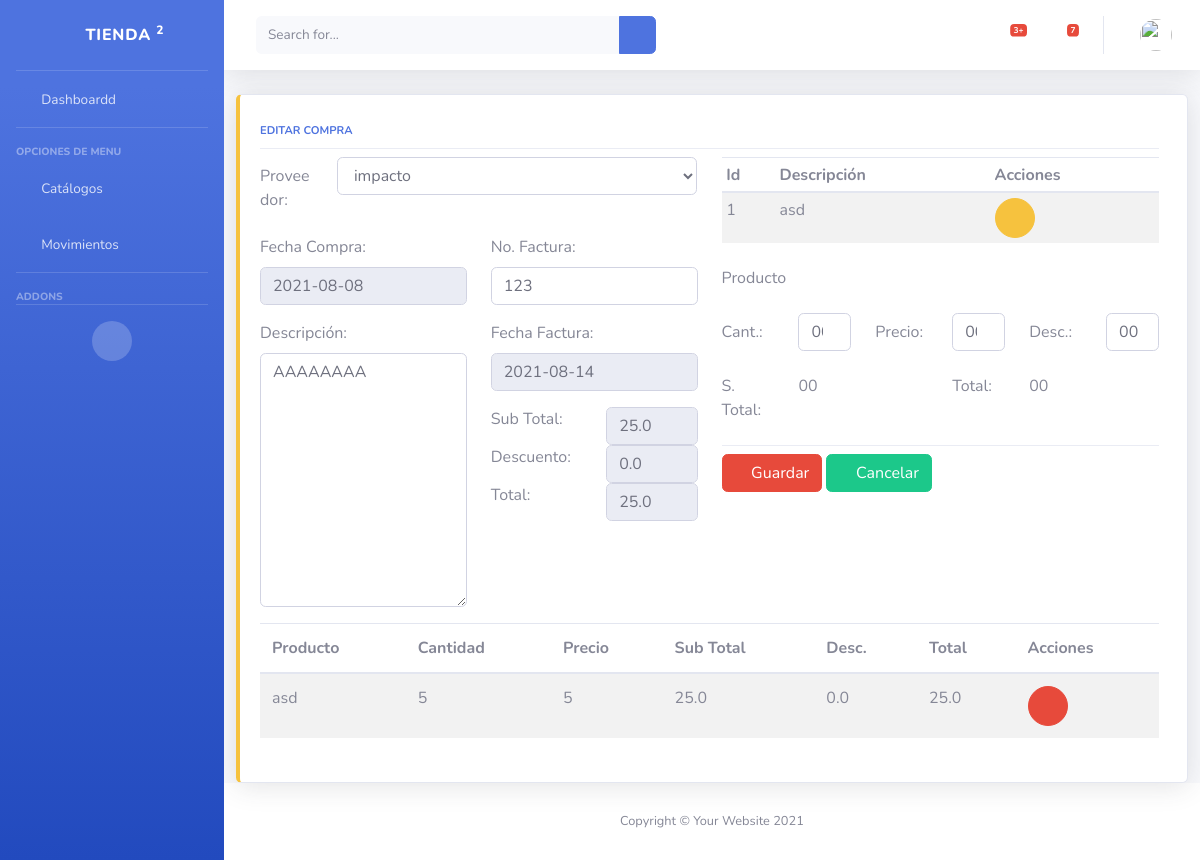
Page /cmp/compras/edit/2 (signed in) on the committed database.
### cmp/models.py (models this page shows, shortened)
class ComprasEnc(Class_Modelo):
    fecha_compra=models.DateField(null=True,blank=True)
    observacion=models.TextField(blank=True,null=True)
    no_factura=models.CharField(max_length=100)
    fecha_factura=models.DateField()
    sub_total=models.FloatField(default=0)
    descuento=models.FloatField(default=0)
    total=models.FloatField(default=0)
    proveedor=models.ForeignKey(Proveedor,on_delete=models.CASCADE)
    class Meta:
        verbose_name_plural = "Encabezado Compras"
        verbose_name="Encabezado Compra"

class ComprasDet(Class_Modelo):
    compra=models.ForeignKey(ComprasEnc,on_delete=models.CASCADE)
    producto=models.ForeignKey(Producto,on_delete=models.CASCADE)
    cantidad=models.BigIntegerField(default=0)
    precio_prv=models.FloatField(default=0)
    sub_total=models.FloatField(default=0)
    descuento=models.FloatField(default=0)
    total=models.FloatField(default=0)
    costo=models.FloatField(default=0)
    class Meta:
        verbose_name_plural = "Detalles Compras"
        verbose_name="Detalle Compra"

### inv/models.py (models this page shows)
class Producto(Class_Modelo):
    codigo=models.CharField(max_length=20,unique=True)
    description = models.CharField(max_length=200)
    codigo_barra=models.CharField(max_length=50)
    precio=models.FloatField(default=0)
    stock=models.IntegerField(default=0,null=True)
    last_buy=models.DateField(null=True,blank=True)
    marca=models.ForeignKey(Marca,on_delete=models.CASCADE)
    subcategory=models.ForeignKey(SubCategory,on_delete=models.CASCADE)
    unidadMedida=models.ForeignKey(UnidadMedida,on_delete=models.CASCADE)
    def __str__(self):
        return self.description
    class Meta:
        verbose_name ="Producto"
        verbose_name_plural ="Productos"
        unique_together = ('codigo','codigo_barra')

### cmp/views.py (the view, shortened to what this page needs)
# urls.py: path('compras/',views.Comprasview,name='compras_list'),
@login_required(login_url='/login/')
@permission_required('cmp.view_comprasenc', login_url='bases:sin_privilegios')
def compras(request,compra_id=None):
    template_name="cmp/compras.html"
    prod=Producto.objects.filter(estado=True)
    form_compras={}
    contexto={}
    if request.method=='GET':
        form_compras=ComprasEncForm()
        enc = ComprasEnc.objects.filter(pk=compra_id).first()
        if enc:
            det = ComprasDet.objects.filter(compra=enc)
            fecha_compra = datetime.date.isoformat(enc.fecha_compra)
            fecha_factura = datetime.date.isoformat(enc.fecha_factura)
            e = {
                'fecha_compra':fecha_compra,
                'proveedor': enc.proveedor,
                'observacion': enc.observacion,
                'no_factura': enc.no_factura,
                'fecha_factura': fecha_factura,
                'sub_total': enc.sub_total,
                'descuento': enc.descuento,
                'total':enc.total
            }
            form_compras = ComprasEncForm(e)
        else:
            det=None
        contexto={'productos':prod,'encabezado':enc,'detalle':det,'form_enc':form_compras}
    return render(request, template_name, contexto)

### cmp/forms.py
class ComprasEncForm(forms.ModelForm):
    fecha_compra = forms.DateInput()
    fecha_factura = forms.DateInput()
    class Meta:
        model=ComprasEnc
        fields=['proveedor','fecha_compra','observacion',
            'no_factura','fecha_factura','sub_total',
            'descuento','total']
    def __init__(self, *args, **kwargs):
        super().__init__(*args, **kwargs)
        for field in iter(self.fields):
            self.fields[field].widget.attrs.update({
                'class': 'form-control'
            })
        self.fields['fecha_compra'].widget.attrs['readonly'] = True
        self.fields['fecha_factura'].widget.attrs['readonly'] = True
        self.fields['sub_total'].widget.attrs['readonly'] = True
        self.fields['descuento'].widget.attrs['readonly'] = True
        self.fields['total'].widget.attrs['readonly'] = True

### cmp/models.py (called while the page is built)
    def __str__(self):
        return self.description

### cmp/templates/cmp/compras.html (shortened to what this page needs)
{% extends 'base/base.html'%}
{% block page_content %}
    <form method="post" id="frmCompras">
        <div class="col-xl-12 col-md-12 mb-12">
            {% if encabezado %}
            <div class="card border-left-warning shadow h-100 py-2">
            {% else %}
            <div class="card border-left-success shadow h-100 py-2">
            {% endif %}
                <div class="card-body">
                        <div class="row no-gutters align-items-center">
                            <div class="col mr-2">
                                <div class="text-xs font-weight-bold text-primary text-uppercase mb-1">
                                    {% if encabezado %} Editar {% else %} Nueva {% endif %} Compra
                                </div>
                                <div class="dropdown-divider"></div>
                                <div class="row">
                                    <div class="col-6">
                                        <div class="form-group row">
                                            <label for="staticEmail" class="col-sm-2 col-form-label">Proveedor:</label>
                                            <div class="col-sm-10">
                                              {{ form_enc.proveedor }}
                                            </div>
                                        </div>
                                        <div class="row">
                                            <div class="col-6">
                                                <div class="form-group">
                                                    <label for="id_fecha_compra">Fecha Compra:</label>
                                                    {{form_enc.fecha_compra}}
                                                </div>
                                                <div class="form-group">
                                                    <label for="id_descripcion">Descripción:</label>
                                                    {{form_enc.observacion}}
                                                </div>
                                            </div>
                                            <div class="col-6">
                                                <div class="form-group">
                                                    <label for="id_fecha_compra">No. Factura:</label>
                                                    {{form_enc.no_factura}}
                                                </div>
                                                <div class="form-group">
                                                    <label for="id_descripcion">Fecha Factura:</label>
                                                    {{form_enc.fecha_factura}}
                                                </div>
                                                <div class="row">
                                                    <div class="col">
                                                        <label for="Sub Total">Sub Total:</label>
                                                    </div>
                                                    <div class="col">
                                                        {{ form_enc.sub_total }}
                                                    </div>
                                                </div>
                                                <div class="row">
                                                    <div class="col">
                                                        <label for="sub_total">Descuento:</label>
                                                    </div>
                                                    <div class="col">
                                                        {{ form_enc.descuento }}
                                                    </div>
                                                </div>
                                                <div class="row">
                                                    <div class="col">
                                                        <label for="total">Total:</label>
                                                    </div>
                                                    <div class="col">
                                                        {{ form_enc.total }}
                                                    </div>
                                                </div>
                                            </div>
                                        </div>
                                    </div>
                                    <div class="col-6">
                                        <div class="row">
                                            <div class="col">
                                                <table class="table table-striped table-hover dt-responsive table-sm nowrap tbl-productos" style="width:100%">
                                                    <thead>
                                                        <th>Id</th>
                                                        <th class="all">Descripción</th>
                                                        <th class="all">Acciones</th>
                                                    </thead>
                                                    <tbody>
                                                        {% for item in productos %}
                                                        <tr>
                                                        <td>{{ item.id }}</td>
                                                        <td>{{ item.description  }}</td>
                                                        <td>
                                                            <button type="button" class="btn btn-warning btn-circle"
                                                            onclick="selectProducto({{item.id}},'{{item.description }}')" ><i class="far fa-hand-pointer"></i></button>
                                                        </td>
                                                        </tr>
                                                        {% endfor %}
                                                    </tbody>
                                                </table>
                                            </div>
                                        </div>
                                        <div class="form-group row">
                                            <label for="id_id_producto" class="col-sm-3 col-form-label">Producto</label>
                                            <div class="col-sm-2">
                                                <input type="text" readonly class="form-control-plaintext" name="id_id_producto" id="id_id_producto" value="" required>
                                            </div>
                                            <div class="col-sm-7">
                                                <input type="text" readonly class="form-control-plaintext" id="id_description_producto" value="" required>
                                            </div>
                                        </div>
                                        <div class="form-group row">
                                            <label for="id_cantidad_detalle" class="col-sm-2 col-form-label">Cant.:</label>
                                            <div class="col-sm-2">
                                                <input type="number" class="form-control" name="id_cantidad_detalle" id="id_cantidad_detalle" value="00" required>
                                            </div>
                                            <label for="id_precio_detalle" class="col-sm-2 col-form-label">Precio:</label>
                                            <div class="col-sm-2">
                                                <input type="number" class="form-control" name="id_precio_detalle" id="id_precio_detalle" value="00" required>
                                            </div>
                                            <label for="id_descuento_detalle" class="col-sm-2 col-form-label">Desc.:</label>
                                            <div class="col-sm-2">
                                                <input type="text" class="form-control" name="id_descuento_detalle" id="id_descuento_detalle" value="00">
                                            </div>
                                        </div>
                                        <div class="form-group row">
                                            <label for="id_sub_total_detalle" class="col-sm-2 col-form-label">S. Total:</label>
                                            <div class="col-sm-4">
                                                <input type="text" readonly class="form-control-plaintext" name="id_sub_total_detalle" id="id_sub_total_detalle" value="00">
                                            </div>
                                            <label for="id_total_detalle" class="col-sm-2 col-form-label">Total:</label>
                                            <div class="col-sm-3">
                                                <input type="text" readonly class="form-control-plaintext col-sm-10" name="id_total_detalle" id="id_total_detalle" value="00">
                                            </div>
                                            <div class="col-sm-1">
                                                <button type="button" class="btn btn-sm col-sm-2" onclick="clear_Detail();"><i class="fa fa-minus-circle" aria-hidden="true"></i></button>
                                            </div>
                                        </div>
                                        <div class="dropdown-divider"></div>
                                        <div class="row">
                                            <div class="col">
                                                <button type="submit" class="btn btn-danger"><span class="fa fa-save"></span> Guardar</button>
                                                <a href="{% url 'compras_list' %}" class="btn btn-success"><i class="far fa-hand-point-left"></i> Cancelar</a>
                                            </div>
                                        </div>
                                    </div>
                                </div>
                                <div class="row">
                                    <div class="col">
                                        <table class="table table-striped table-hover dt-responsive nowrap" style="width:100%">
                                            <thead>
                                                <th>Producto</th>
                                                <th>Cantidad</th>
                                                <th>Precio</th>
                                                <th>Sub Total</th>
                                                <th>Desc.</th>
                                                <th>Total</th>
                                                <th class="all">Acciones</th>
                                            </thead>
                                            <tbody>
                                                {% for item in detalle %}
                                                <tr>
                                                <td>{{ item.producto }}</td>
                                                <td>{{ item.cantidad }}</td>
                                                <td>{{ item.cantidad }}</td>
                                                <td>{{ item.sub_total }}</td>
                                                <td>{{ item.descuento }}</td>
                                                <td>{{ item.total }}</td>
                                                <td>
                                                    <button class="btn btn-danger btn-circle" onclick="return abrir_modal('{% url 'compras_del' encabezado.pk item.id %}')"><i class="fas fa-trash-alt"></i></button>
                                                </td>
                                                </tr>
                                                {% endfor %}
                                            </tbody>
                                        </table>
                                    </div>
                                </div>
                            </div>
                        </div>
                </div>
        </div>
    </form>
{% endblock %}

### rows in the picture
ComprasEnc: proveedor "impacto", fecha_compra "2021-08-08", observacion "AAAAAAAA", no_factura "123", fecha_factura "2021-08-14", sub_total "25.0", descuento "0.0", total "25.0"
Producto: id "1", description "asd"
ComprasDet: producto "asd", cantidad "5", sub_total "25.0", descuento "0.0", total "25.0"
